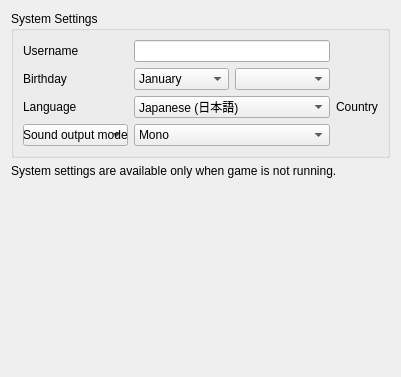
<?xml version="1.0" encoding="UTF-8"?>
<ui version="4.0">
 <class>ConfigureSystem</class>
 <widget class="QWidget" name="ConfigureSystem">
  <property name="geometry">
   <rect>
    <x>0</x>
    <y>0</y>
    <width>360</width>
    <height>377</height>
   </rect>
  </property>
  <property name="windowTitle">
   <string>Form</string>
  </property>
  <layout class="QHBoxLayout" name="horizontalLayout">
   <item>
    <layout class="QVBoxLayout" name="verticalLayout">
     <item>
      <widget class="QGroupBox" name="group_system_settings">
       <property name="title">
        <string>System Settings</string>
       </property>
       <layout class="QGridLayout" name="gridLayout">
        <item row="0" column="0">
         <widget class="QLabel" name="label_username">
          <property name="text">
           <string>Username</string>
          </property>
         </widget>
        </item>
        <item row="0" column="1">
         <widget class="QLineEdit" name="edit_username">
          <property name="sizePolicy">
           <sizepolicy hsizetype="Preferred" vsizetype="Fixed">
            <horstretch>0</horstretch>
            <verstretch>0</verstretch>
           </sizepolicy>
          </property>
          <property name="maxLength">
           <number>10</number>
          </property>
         </widget>
        </item>
        <item row="1" column="0">
         <widget class="QLabel" name="label_birthday">
          <property name="text">
           <string>Birthday</string>
          </property>
         </widget>
        </item>
        <item row="1" column="1">
         <layout class="QHBoxLayout" name="horizontalLayout_birthday2">
          <item>
           <widget class="QComboBox" name="combo_birthmonth">
            <item>
             <property name="text">
              <string>January</string>
             </property>
            </item>
            <item>
             <property name="text">
              <string>February</string>
             </property>
            </item>
            <item>
             <property name="text">
              <string>March</string>
             </property>
            </item>
            <item>
             <property name="text">
              <string>April</string>
             </property>
            </item>
            <item>
             <property name="text">
              <string>May</string>
             </property>
            </item>
            <item>
             <property name="text">
              <string>June</string>
             </property>
            </item>
            <item>
             <property name="text">
              <string>July</string>
             </property>
            </item>
            <item>
             <property name="text">
              <string>August</string>
             </property>
            </item>
            <item>
             <property name="text">
              <string>September</string>
             </property>
            </item>
            <item>
             <property name="text">
              <string>October</string>
             </property>
            </item>
            <item>
             <property name="text">
              <string>November</string>
             </property>
            </item>
            <item>
             <property name="text">
              <string>December</string>
             </property>
            </item>
           </widget>
          </item>
          <item>
           <widget class="QComboBox" name="combo_birthday"/>
          </item>
         </layout>
        </item>
        <item row="2" column="0">
         <widget class="QLabel" name="label_language">
          <property name="text">
           <string>Language</string>
          </property>
         </widget>
        </item>
        <item row="2" column="1">
         <widget class="QComboBox" name="combo_language">
          <item>
           <property name="text">
            <string>Japanese (日本語)</string>
           </property>
          </item>
          <item>
           <property name="text">
            <string>English</string>
           </property>
          </item>
          <item>
           <property name="text">
            <string>French (français)</string>
           </property>
          </item>
          <item>
           <property name="text">
            <string>German (Deutsch)</string>
           </property>
          </item>
          <item>
           <property name="text">
            <string>Italian (italiano)</string>
           </property>
          </item>
          <item>
           <property name="text">
            <string>Spanish (español)</string>
           </property>
          </item>
          <item>
           <property name="text">
            <string>Simplified Chinese (简体中文)</string>
           </property>
          </item>
          <item>
           <property name="text">
            <string>Korean (한국어)</string>
           </property>
          </item>
          <item>
           <property name="text">
            <string>Dutch (Nederlands)</string>
           </property>
          </item>
          <item>
           <property name="text">
            <string>Portuguese (português)</string>
           </property>
          </item>
          <item>
           <property name="text">
            <string>Russian (Русский)</string>
           </property>
          </item>
          <item>
           <property name="text">
            <string>Traditional Chinese (正體中文)</string>
           </property>
          </item>
         </widget>
        </item>
        <item row="2" column="2">
         <widget class="QLabel" name="label_country">
          <property name="text">
           <string>Country</string>
          </property>
         </widget>
        </item>
          <item>
           <widget class="QComboBox" name="combo_country"/>
          </item>
        <item row="3" column="0">
         <widget class="QLabel" name="label_sound">
          <property name="text">
           <string>Sound output mode</string>
          </property>
         </widget>
        </item>
        <item row="3" column="1">
         <widget class="QComboBox" name="combo_sound">
          <item>
           <property name="text">
            <string>Mono</string>
           </property>
          </item>
          <item>
           <property name="text">
            <string>Stereo</string>
           </property>
          </item>
          <item>
           <property name="text">
            <string>Surround</string>
           </property>
          </item>
         </widget>
        </item>
       </layout>
      </widget>
     </item>
     <item>
      <widget class="QLabel" name="label_disable_info">
       <property name="text">
        <string>System settings are available only when game is not running.</string>
       </property>
       <property name="wordWrap">
        <bool>true</bool>
       </property>
      </widget>
     </item>
     <item>
      <spacer name="verticalSpacer">
       <property name="orientation">
        <enum>Qt::Vertical</enum>
       </property>
       <property name="sizeHint" stdset="0">
        <size>
         <width>20</width>
         <height>40</height>
        </size>
       </property>
      </spacer>
     </item>
    </layout>
   </item>
  </layout>
 </widget>
 <resources/>
 <connections/>
</ui>
